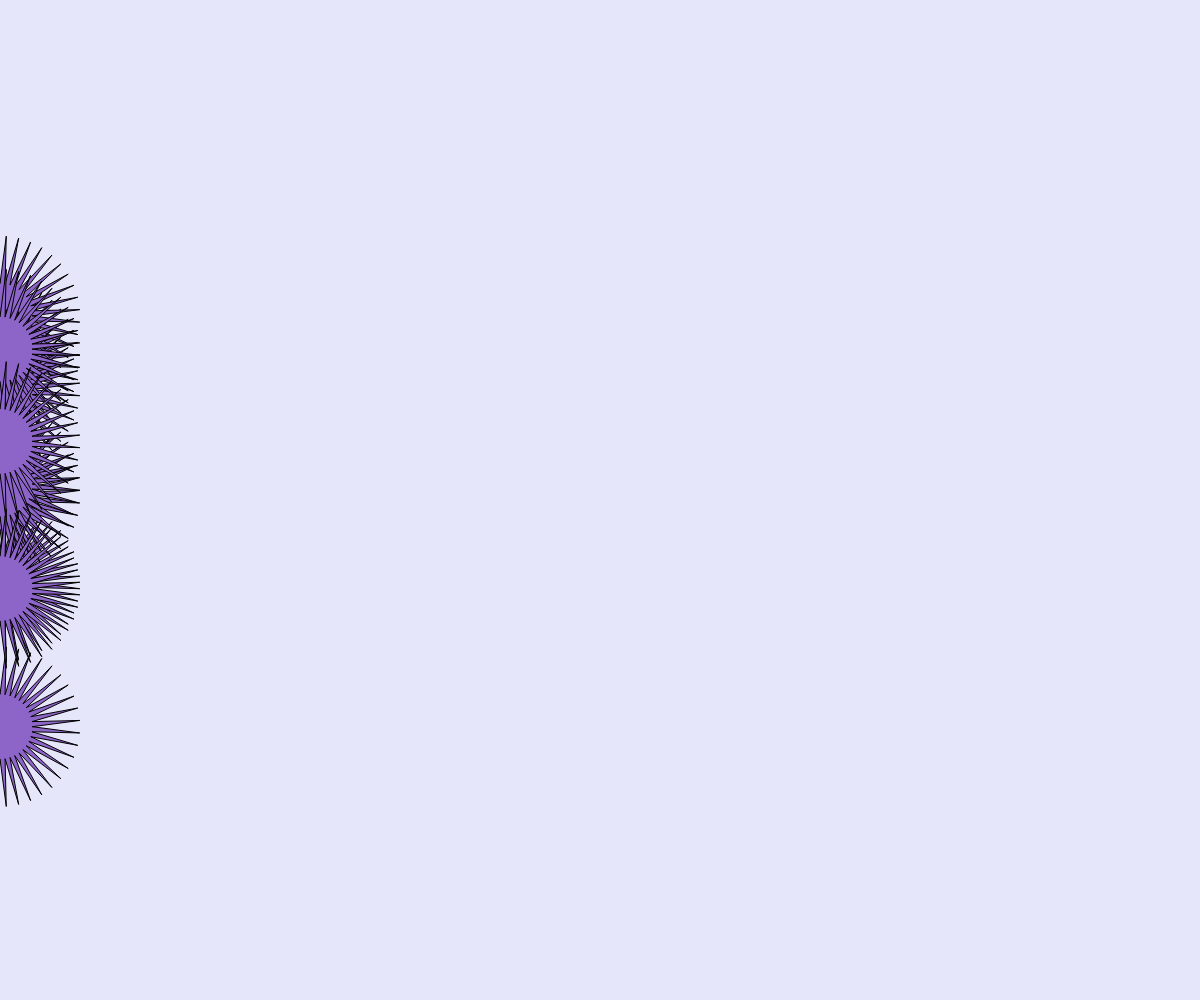
Frame 1 (no input)
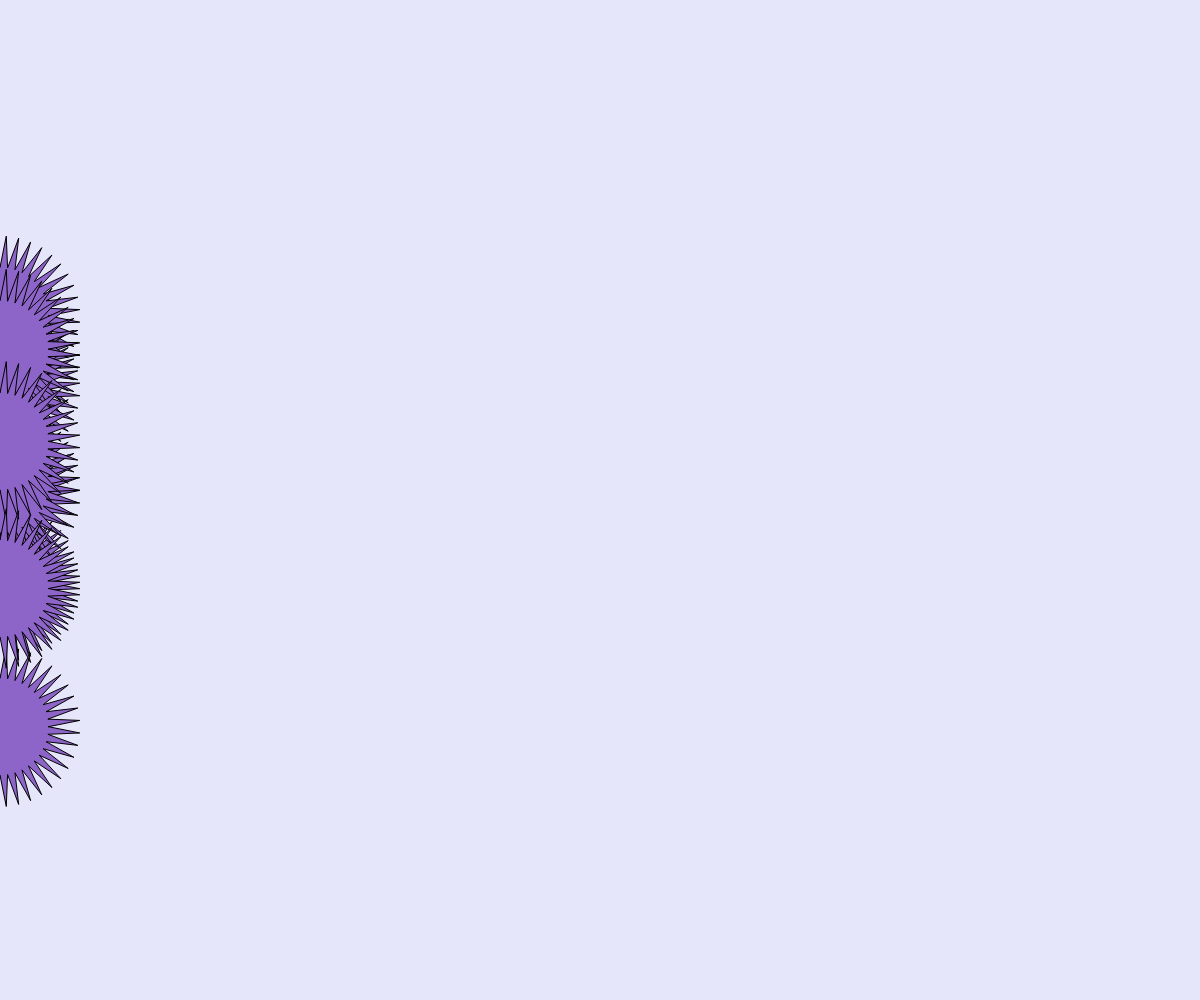
Frame 60 (no input)
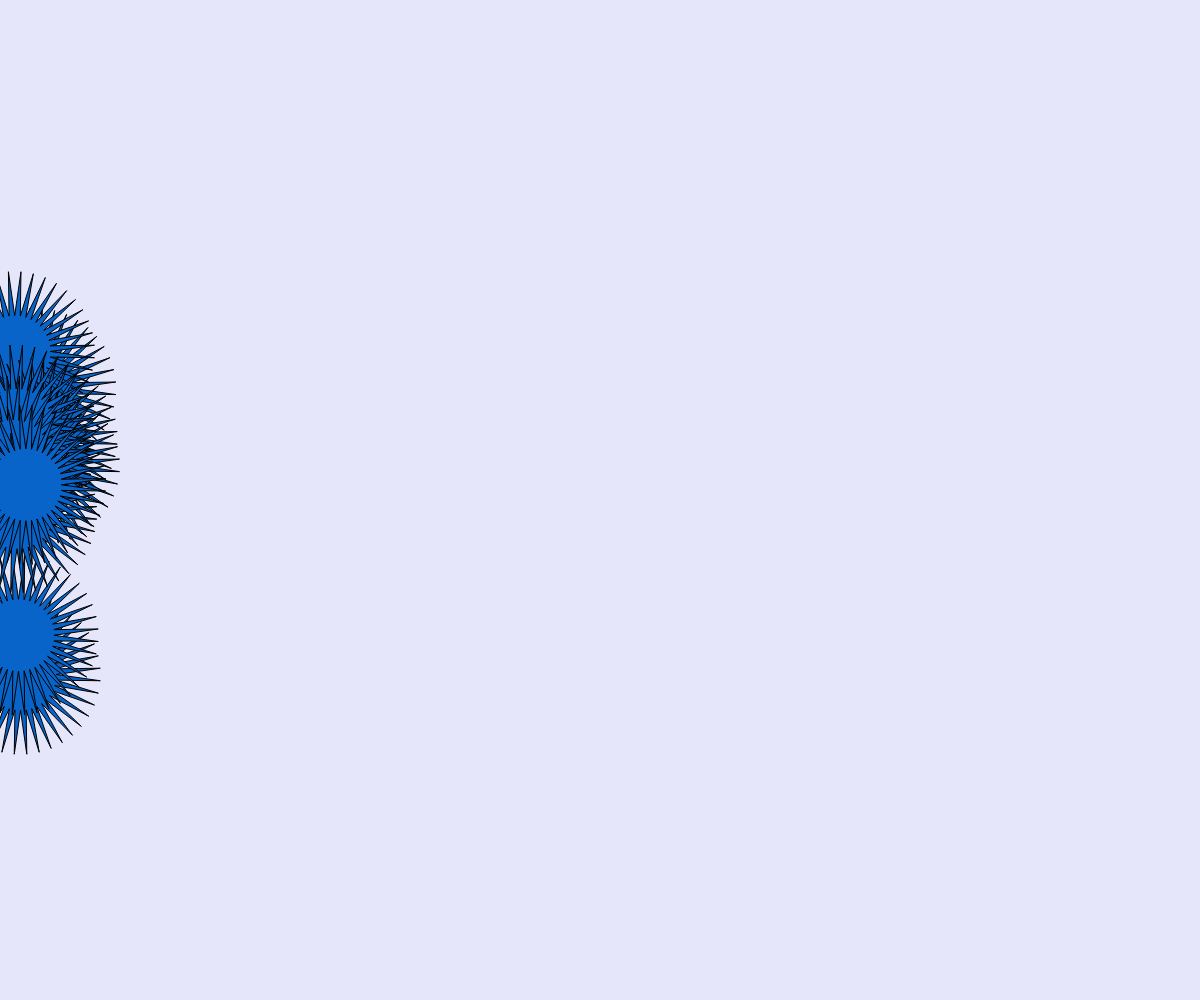
Frame 120 (the mouse pressed at the canvas centre since frame 60)

The p5.js sketch that drew these frames (run headless with seeded random() and noise() and a simulated clock; from frame 60 on, the mouse is pressed at the canvas centre):

// p5.js sketch
// ── sketch.js
// random walker OOP

var w, h;
var d = 300;
var quanti = 10; //creo la var quanti perchè se la prossima volta voglio solo 2 sfere non dovrò cambiarlo in tutti i for ma solo dentro quanti 
var c = [];
var speedMax = 8;
var t; // t è un valore che si incrementa e serve per far cambiare sempre valore al noise della y, sennò il noise darà sempre lo stesso valore e il pallino si muoverà in maniera rettilinea
var t_increment; //misura l'incremento che farà variare t, e questo incremento si basa su mouseX 

function setup() {
  createCanvas(w = windowWidth, h = windowHeight);
  textSize(50);
  t = 0;
  t_increment = 0;
  // il for crea n oggetti di classe Camminatore 
  for (var i = 0; i < quanti; i++) {
    c.push(new Camminatore(i)); //dentro c pusho 10 elementi di tipo Camminatore 

  }

}


function draw() {
  background(230, 230, 250);
  t_increment = map(mouseX, 0, width, 0, 0.2); //lo mappo perchè altrimenti la variazione delle palline è troppo veloce
  t += t_increment;
  for (var i = 0; i < quanti; i++) {
    c[i].move();
    c[i].display();

  }

}


// classe
function Camminatore(_id) {
  // costruttore
  this.id = _id;
  this.x = 0;
  this.y = 0;
  this.speed = random(1, speedMax);

  // metodo move
  this.move = function() {
    this.y = noise(this.speed + t * 0.1) * width; //si muovono nella larghezza del foglio in maniera casuale e organica
    this.x = this.speed * t;

  }

  // metodo display
  this.display = function() {
    //colorMode(HSB, 360, 100, 100);
    var h = 360 * noise(t) -100 ; 
    var s = 100; //saturazione
    var b = 200 ;
    fill(h, s, b)
    star(this.x, this.y, 80, 100, 40);
    fill(0);
    //text(this.id, this.x, this.y);
  }

  function star(x, y, radius1, radius2, npoints) {
    let angle = TWO_PI / npoints;
    let halfAngle = angle / 2.0;
    beginShape();
    for (let a = 0; a < TWO_PI; a += angle) {
      let sx = x + cos(a) * radius2 * noise(0.01 * frameCount + 500);
      let sy = y + sin(a) * radius2 * noise(0.01 * frameCount + 500);
      vertex(sx, sy);
      sx = x + cos(a + halfAngle) * radius1;
      sy = y + sin(a + halfAngle) * radius1;
      vertex(sx, sy);
    }
    endShape(CLOSE);
  }

}
